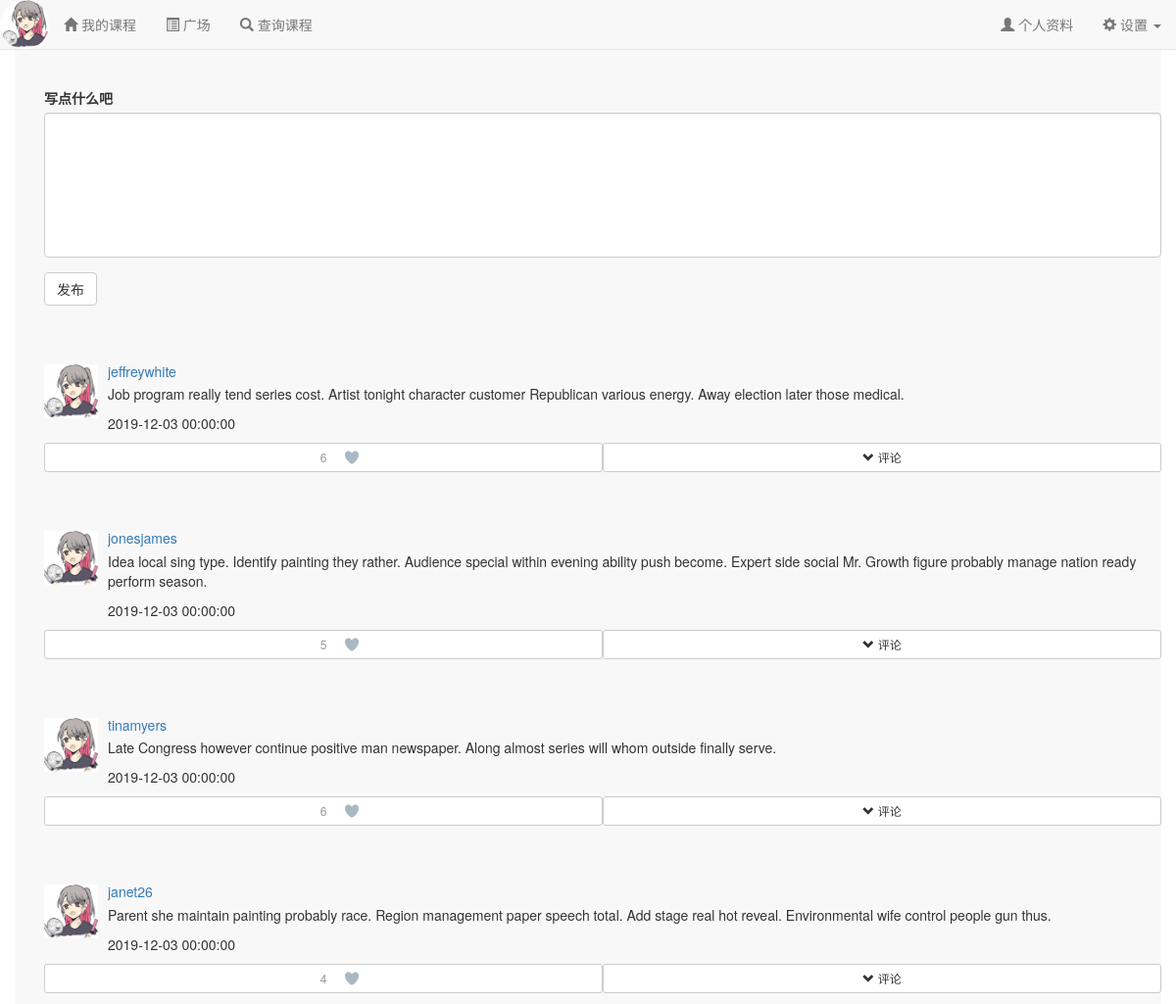
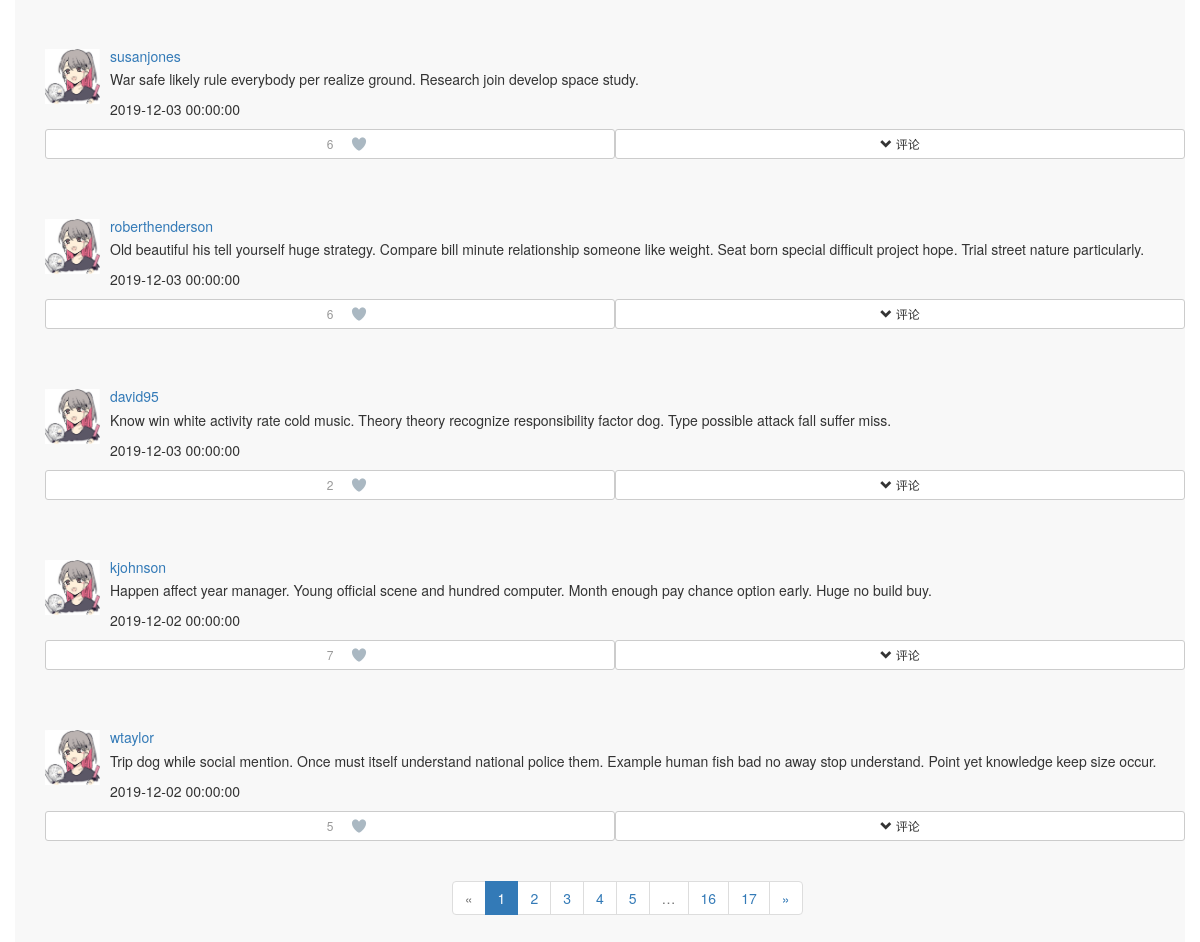
The app's page /forum/ (signed in) with its own data (2 pictures, top to bottom).
### app/models.py (models this page shows, shortened)
class User(UserMixin, db.Model):
    __tablename__ = 'users'
    id = db.Column(db.Integer, primary_key=True, autoincrement=True)
    name = db.Column(db.String(64)) #真实姓名(不同于用户名)
    location = db.Column(db.String(64)) #位置
    about_me = db.Column(db.Text()) #个人介绍
    member_since = db.Column(db.DateTime(), default=localtime)    #注册时间
    last_seen = db.Column(db.DateTime(), default=localtime)   #最后一次访问的时间
    email = db.Column(db.String(64), unique=True, index=True)   #电子邮箱
    nickname = db.Column(db.String(64))    #昵称
    role_id = db.Column(db.Integer, db.ForeignKey('roles.id'))  #角色id
    password_hash = db.Column(db.String(128))   #密码hash
    confirmed = db.Column(db.Boolean, default=False)    #是否已经确认账户
    headicon_url = db.Column(db.String(64)) #头像图标的url
    student = db.relationship('Student', backref='user', uselist=False) #通过Student的user字段拿到用户信息
    teacher = db.relationship('Teacher', backref='user', uselist=False) #通过Teacher的user字段拿到用户信息
    posts = db.relationship('Post', backref='author', lazy='dynamic') #该用户发布的动态
    followed = db.relationship('Follow',
                               foreign_keys=[Follow.follower_id],
                               backref=db.backref('follower', lazy='joined'),
                               lazy='dynamic',
                               cascade='all, delete-orphan')
    followers = db.relationship('Follow',
                               foreign_keys=[Follow.followed_id],
                               backref=db.backref('followed', lazy='joined'),
                               lazy='dynamic',
                               cascade='all, delete-orphan')
    comments = db.relationship('Comment', backref='author', lazy='dynamic') #该用户发表的评论
    like_posts = db.relationship('PostLike',
                                  foreign_keys=[PostLike.user_id],
                                  backref=db.backref('user', lazy='joined'),
                                  lazy='dynamic',
                                  cascade='all, delete-orphan')
    @property
    def password(self):
        raise AttributeError('Password is not a readable attribute!')
    @login_manager.user_loader
    def load_user(user_id):
        return User.query.get(int(user_id))
    def ping(self):
        self.last_seen = localtime()
        db.session.add(self)
        db.session.commit()

class Post(db.Model):
    __tablename__ = 'posts'
    id = db.Column(db.Integer, primary_key=True, autoincrement=True)
    body = db.Column(db.Text) #动态内容
    body_html = db.Column(db.Text) #内容的html富文本形式
    timestamp = db.Column(db.DateTime, index=True, default=localtime) #动态发布的时间戳
    author_id = db.Column(db.Integer, db.ForeignKey('users.id')) #作者id
    comments = db.relationship('Comment', backref='post', lazy='dynamic') #该动态对应的评论
    like_people = db.relationship('PostLike',
                                  foreign_keys=[PostLike.post_id],
                                  backref=db.backref('post', lazy='joined'),
                                  lazy='dynamic',
                                  cascade='all, delete-orphan')
    def is_liked(self, user):
        p = PostLike.query.filter_by(post_id=self.id, user_id=user.id).first()
        if p is not None:
            return p.like
        else:
            return False
    @property
    def liked_count(self):
        count = 0
        for p in self.like_people:
            if p.like == True:
                count += 1
        return count

class PostLike(db.Model):
    __tablename__ = 'post_like'
    post_id = db.Column(db.Integer, db.ForeignKey('posts.id'), primary_key=True)
    user_id = db.Column(db.Integer, db.ForeignKey('users.id'), primary_key=True)
    like = db.Column(db.Boolean, default=False)

### app/forum/views.py (the view, shortened to what this page needs)
@forum.route('/', methods=['GET', 'POST'])
def index():
    form = PublishPostForm()
    page = request.args.get('page', 1, type=int)
    pagination = Post.query.order_by(Post.timestamp.desc()).paginate(
        page, per_page=current_app.config['FLASKY_COURSE_PER_PAGE'],
        error_out=False)
    posts = [item for item in pagination.items]
    return render_template('forum/index.html', posts=posts, pagination=pagination, form=form)

### app/forum/forms.py
class PublishPostForm(FlaskForm):
    content = TextAreaField("写点什么吧", validators=[DataRequired('请填写内容'), Length(1, 300, '字数超过限制')])
    submit = SubmitField("发布")

### app/auth/views.py (called while the page is built)
@auth.before_app_request
def before_request():
    if current_user.is_authenticated:
        current_user.ping()
        if not current_user.confirmed \
                and request.endpoint \
                and request.blueprint != 'auth' \
                and request.endpoint != 'static':
            return redirect(url_for('auth.unconfirmed'))

### app/main/__init__.py (called while the page is built)
@main.app_context_processor
def inject_permissions():
    return dict(Permission=Permission)

### app/utils.py (called while the page is built)
def localtime():
    time_str = datetime.datetime.now().strftime('%Y-%m-%d %H:%M:%S')
    return datetime.datetime.strptime(time_str,"%Y-%m-%d %H:%M:%S")

### app/templates/forum/index.html (shortened to what this page needs)
{% extends "/base.html" %}
{% import "/_macros.html" as macros %}
{% import "bootstrap/wtf.html" as wtf %}
{% block head %}
{{ super() }}
<link rel="stylesheet" type="text/css" href="{{ url_for('static', filename='css/style.css') }}">
{% endblock %}
{% block content %}
<div class="container navbar-default" style="height:100%;padding-top:30px;">
    <div class="container">
        <div style="padding-top: 60px">
        {{ wtf.quick_form(form) }}
        </div>
        {% for each in posts %}
        <div id="block{{ each.id }}" style="padding-top:60px;padding-bottom:30px">
            <div class="media-left">
                <a href="{{ url_for('main.user', email=each.author.email) }}"><img src="{{ url_for('static', filename=('headicon/'+each.author.headicon_url)) }}" class="media-object" style="width:55px"></a>
            </div>
            <div class="media-body">
                <a href="{{ url_for('main.user', email=each.author.email) }}"><h5 class="media-heading">{{ each.author.nickname }}</h5></a>
                {% if each.body_html %}
                {{ each.body_html | safe }}
                {% else %}
                {{ each.body }}
                {% endif %}
                <p>{{ each.timestamp }}</p>
            </div>
            <div id="like{{ each.id }}"  type="button" class="heart0 btn btn-default btn-sm col-xs-6" style="outline:none;height:30px;">
                {% if not each.is_liked(current_user) %}
                <div class="heart " id="icon{{ each.id }}" rel="like" style="margin-top:-16px;"></div>
                {% else %}
                <div class="heart unlike" id="icon{{ each.id }}" rel="unlike" style="margin-top:-16px;"></div>
                {% endif %}
                <div class="likeCount" id="likeCount{{each.id}}">{{each.liked_count}}</div>
            </div>
            <button id="comments{{ each.id }}"  type="button" class="comments btn btn-default btn-sm col-xs-6" style="outline:none;"><span class="glyphicon glyphicon-chevron-down"></span> 评论</button>
        </div>
        {% endfor %}
    </div>
    <div class="pagination" style="margin-left:37%">
        {{ macros.pagination_widget(pagination, 'forum.index') }}
    </div>
</div>
{% endblock %}

### app/templates/base.html (shortened to what this page needs)
{% extends "bootstrap/base.html" %}
{% block head %}
{{ super() }}
{% endblock %}
{% block navbar %}
<nav class="navbar navbar-default navbar-fixed-top" >
    <div class="container-fluid">
        <div class="navbar-header">
            <div class="navbar-brand" style="padding:1%">
                <a href="{{ url_for('main.user', email=current_user.email) }}">
                    <img src="{{ url_for('static', filename='headicon/'+current_user.headicon_url) }}" class="img-circle" style="height:100%;" />
                </a>
            </div>
        </div>
        <div class="collapse navbar-collapse" id="navbar-collapse">
            <ul class="nav navbar-nav">
                <li><a href="{{ url_for('course.index') }}"><span class="glyphicon glyphicon-home"></span>&nbsp;{% if current_user.role.name == 'Student' %}我的课程{% else %}我开的课{% endif %}</a></li>
                <li><a href="{{ url_for('forum.index') }}"><span class="glyphicon glyphicon-list-alt"></span>&nbsp;广场</a></li>
                <li><a href="{{ url_for('course.query_course') }}"><span class="glyphicon glyphicon-search"></span>&nbsp;查询课程</a></li>
            </ul>
            <ul class="nav navbar-nav navbar-right ">
                <li>
                    <a href="{{ url_for('main.user', email=current_user.email) }}">
                        <span class="glyphicon glyphicon-user"></span>
                        个人资料
                    </a>
                </li>
                <li class="dropdown">
                    <a class="dropdown-toggle" data-toggle="dropdown" href="#">
                        <span class="glyphicon glyphicon-cog"></span>&nbsp;设置
                        <b class="caret"></b>
                    </a>
                </li>
            </ul>
        </div>
    </div>
</nav>
{% endblock %}

### app/templates/_macros.html
{% macro pagination_widget(pagination, endpoint, fragment='') %}
<ul class="pagination">
    <li{% if not pagination.has_prev %} class="disabled"{% endif %}>
        <a href="{% if pagination.has_prev %}{{ url_for(endpoint, page=pagination.prev_num, **kwargs) }}{{ fragment }}{% else %}#{% endif %}">
            &laquo;
        </a>
    </li>
    {% for p in pagination.iter_pages() %}
        {% if p %}
            {% if p == pagination.page %}
            <li class="active">
                <a href="{{ url_for(endpoint, page = p, **kwargs) }}{{ fragment }}">{{ p }}</a>
            </li>
            {% else %}
            <li>
                <a href="{{ url_for(endpoint, page = p, **kwargs) }}{{ fragment }}">{{ p }}</a>
            </li>
            {% endif %}
        {% else %}
        <li class="disabled"><a href="#">&hellip;</a></li>
        {% endif %}
    {% endfor %}
    <li{% if not pagination.has_next %} class="disabled"{% endif %}>
        <a href="{% if pagination.has_next %}{{ url_for(endpoint, page=pagination.next_num, **kwargs) }}{{ fragment }}{% else %}#{% endif %}">
            &raquo;
        </a>
    </li>
</ul>
{% endmacro %}

### app/static/css/style.css (style rules this page uses)
.heart { background: url(../img/heart.png); height:50px; width: 50px; position:absolute; background-size:2900%; margin-left:49%; }
.likeCount { color: #999999 }
#content { resize:none; height: 150px; }
textarea { resize:none, }

### records on screen
User: headicon_url (placeholder picture)
Post: headicon_url (placeholder picture), author.nickname "jeffreywhite", body_html "Job program really tend series cost. Artist tonight character customer Republican various energy. Away election later those medical.", timestamp "2019-12-03 00:00:00", liked_count "6"
Post: headicon_url (placeholder picture), author.nickname "jonesjames", body_html "Idea local sing type. Identify painting they rather. Audience special within evening ability push become. Expert side social Mr. Growth figure probably manage nation ready perform season.", timestamp "2019-12-03 00:00:00", liked_count "5"
Post: headicon_url (placeholder picture), author.nickname "tinamyers", body_html "Late Congress however continue positive man newspaper. Along almost series will whom outside finally serve.", timestamp "2019-12-03 00:00:00", liked_count "6"
Post: headicon_url (placeholder picture), author.nickname "janet26", body_html "Parent she maintain painting probably race. Region management paper speech total. Add stage real hot reveal. Environmental wife control people gun thus.", timestamp "2019-12-03 00:00:00", liked_count "4"
Post: headicon_url (placeholder picture), author.nickname "susanjones", body_html "War safe likely rule everybody per realize ground. Research join develop space study.", timestamp "2019-12-03 00:00:00", liked_count "6"
Post: headicon_url (placeholder picture), author.nickname "roberthenderson", body_html "Old beautiful his tell yourself huge strategy. Compare bill minute relationship someone like weight. Seat born special difficult project hope. Trial street nature particularly.", timestamp "2019-12-03 00:00:00", liked_count "6"
Post: headicon_url (placeholder picture), author.nickname "david95", body_html "Know win white activity rate cold music. Theory theory recognize responsibility factor dog. Type possible attack fall suffer miss.", timestamp "2019-12-03 00:00:00", liked_count "2"
Post: headicon_url (placeholder picture), author.nickname "kjohnson", body_html "Happen affect year manager. Young official scene and hundred computer. Month enough pay chance option early. Huge no build buy.", timestamp "2019-12-02 00:00:00", liked_count "7"
Post: headicon_url (placeholder picture), author.nickname "wtaylor", body_html "Trip dog while social mention. Once must itself understand national police them. Example human fish bad no away stop understand. Point yet knowledge keep size occur.", timestamp "2019-12-02 00:00:00", liked_count "5"

### other values on screen
{{ p }} "1"
{{ p }} "2" "3" "4" "5" "16" "17"
